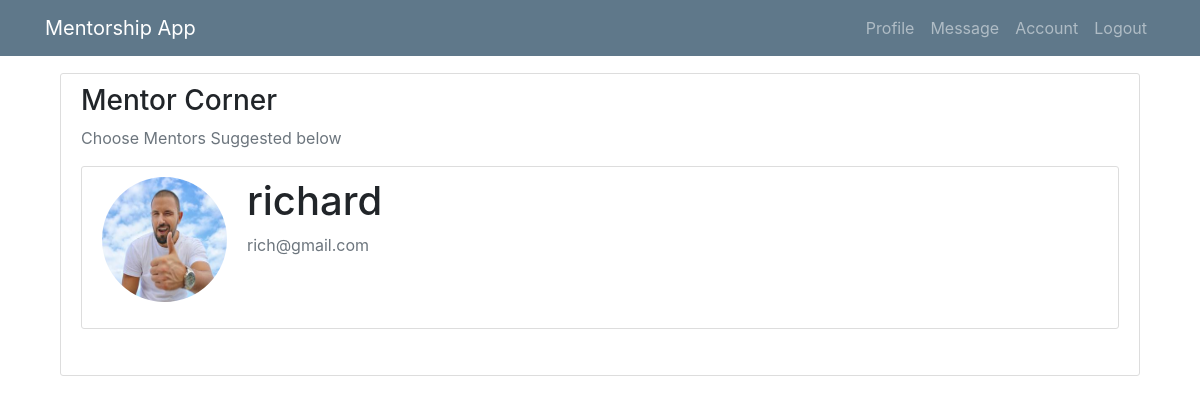
/account/ (signed in), run on an earlier commit of the app's database.
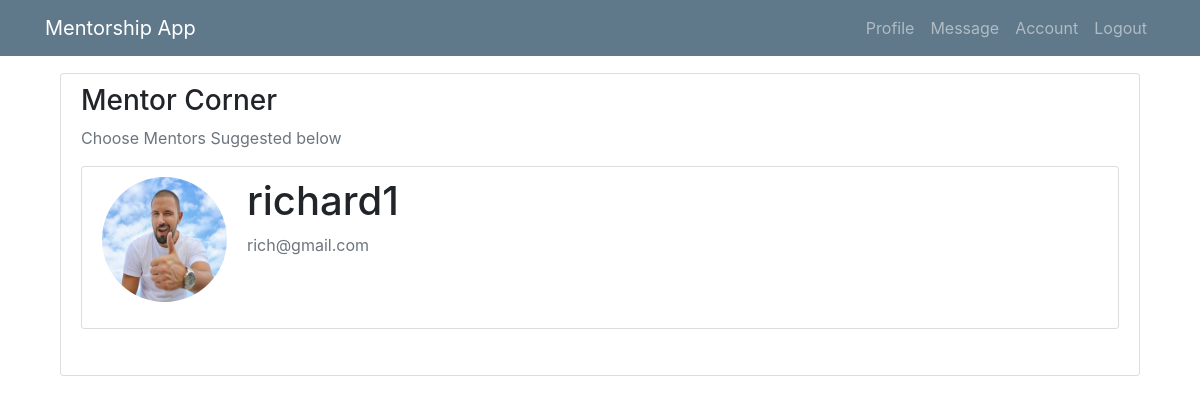
And on a later commit of the database.
### mentee/models.py (models this page shows, shortened)
class User(AbstractUser):
    is_mentee = models.BooleanField(default=False)
    is_mentor = models.BooleanField(default=False)

class Profile(models.Model):
    user = models.OneToOneField(User, on_delete=models.CASCADE)
    image = models.ImageField(default='default.jpg', upload_to='profile_pics')
    friends = models.ManyToManyField("Profile", blank=True)
    education = models.CharField(default='degree', max_length=100)

### mentee/views/mentee.py (the view)
# urls.py: path('account/', mentee.account, name="account"),
@login_required
def account(request):
    users = User.objects.all().filter(is_mentor=True)
    context = {
        'users': users
    }
    return render(request, 'menti/account.html', context)

### mentee/templates/menti/account.html (shortened to what this page needs)
{% extends 'menti/base.html' %}
{% block content %}
<br><br><br>
   <main role="main" class="container">
      <div class="row">
        <div class="col-md-8">
        </div>
        <div class="col-md-12">
          <div class="content-section">
            <h3>Mentor Corner</h3>
            <p class='text-muted'>Choose Mentors Suggested below
              <ul class="list-group">
               {% for user in users %}
                  <div class="content-section">
      <div class="media">
         <img class="rounded-circle account-img" src="{{ user.profile.image.url }}">
         <div class="media-body">
            <h2 class="account-heading">{{ user.username }}</h2>
            <p class="text-secondary">{{ user.email }}</p>
         </div>
      </div>
   </div>
              {% endfor%}
              </ul>
            </p>
          </div>
        </div>
      </div>
    </main>
{% endblock %}

### mentee/templates/menti/base.html (shortened to what this page needs)
{% load static %}
<!DOCTYPE html>
<html lang="en" xmlns="http://www.w3.org/1999/html">
  <head>
    <link rel="stylesheet" type="text/css" href="{% static 'mentee/main.css' %}">
      <link rel="stylesheet" type="text/css" href="{% static 'css/bootstrap.css' %}">
      <link rel="stylesheet" type="text/css" href="{% static 'css/bootstrap-grid.css' %}">
      <link rel="stylesheet" type="text/css" href="{% static 'css/bootstrap-reboot.css' %}">
  </head>
  <body>
  <header class="site-header">
      <nav class="navbar navbar-expand-md navbar-dark bg-steel fixed-top">
        <div class="container">
          <a class="navbar-brand mr-4" href="">Mentorship App</a>
          <div class="collapse navbar-collapse" id="navbarToggle">
            <div class="navbar-nav">
             {% if user.is_authenticated %}
                <a class="nav-item nav-link" href="{% url 'profile' %}">Profile</a>
                <a class="nav-item nav-link" href="{% url 'module-message' %}">Message</a>
                <a class="nav-item nav-link" href="{% url 'account' %}">Account</a>
                <a class="nav-item nav-link" href="{% url 'logout' %}">Logout</a>
              {% else %}
                <a class="nav-item nav-link" href="{% url 'home' %}">Home</a>
                <a class="nav-item nav-link" href="{% url 'login' %}">Login</a>
                <a class="nav-item nav-link" href="{% url 'register' %}">Register</a>
              {% endif %}
            </div>
          </div>
        </div>
      </nav>
    </header>
<div class="container">
  {% block content %}
  {% endblock %}
</div>
  </body>
</html>

### mentee/static/mentee/main.css (style rules this page uses)
body { background: #fafafa; color: #333333; margin-top: 5rem; }
h1, h2, h3, h4, h5, h6 { color: #444444; }
ul { margin: 0; }
.bg-steel { background-color: #5f788a; }
.site-header .navbar-nav .nav-link { color: #cbd5db; }
.content-section { background: #ffffff; padding: 10px 20px; border: 1px solid #dddddd; border-radius: 3px; margin-bottom: 20px; }
.account-img { height: 125px; width: 125px; margin-right: 20px; margin-bottom: 16px; }
.account-heading { font-size: 2.5rem; }

What changed in the data, as far as the page shows it:
changed User "rich@gmail.com": username "richard" → "richard1"
